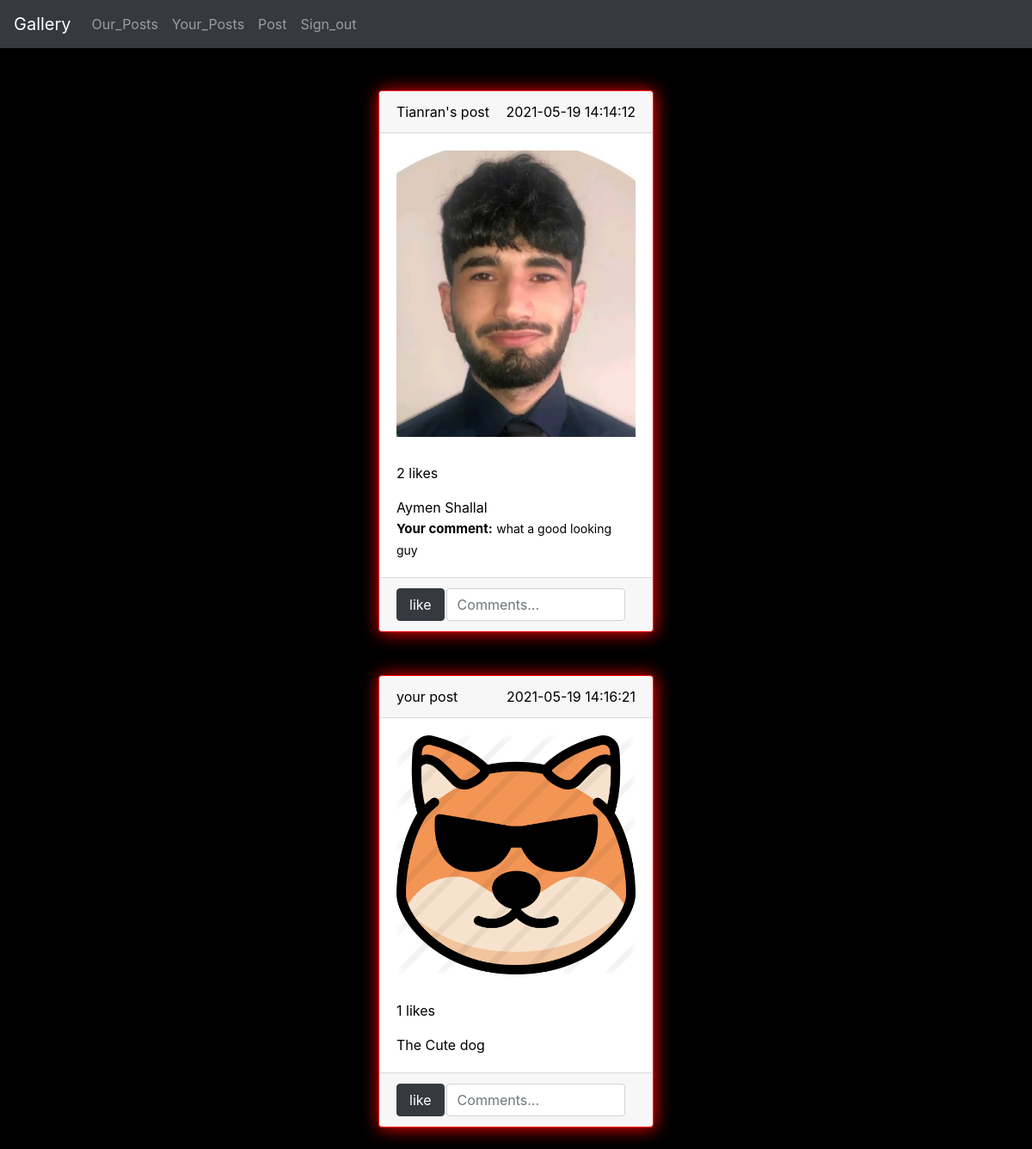
The page /our_post (signed in) on the database as committed earlier.
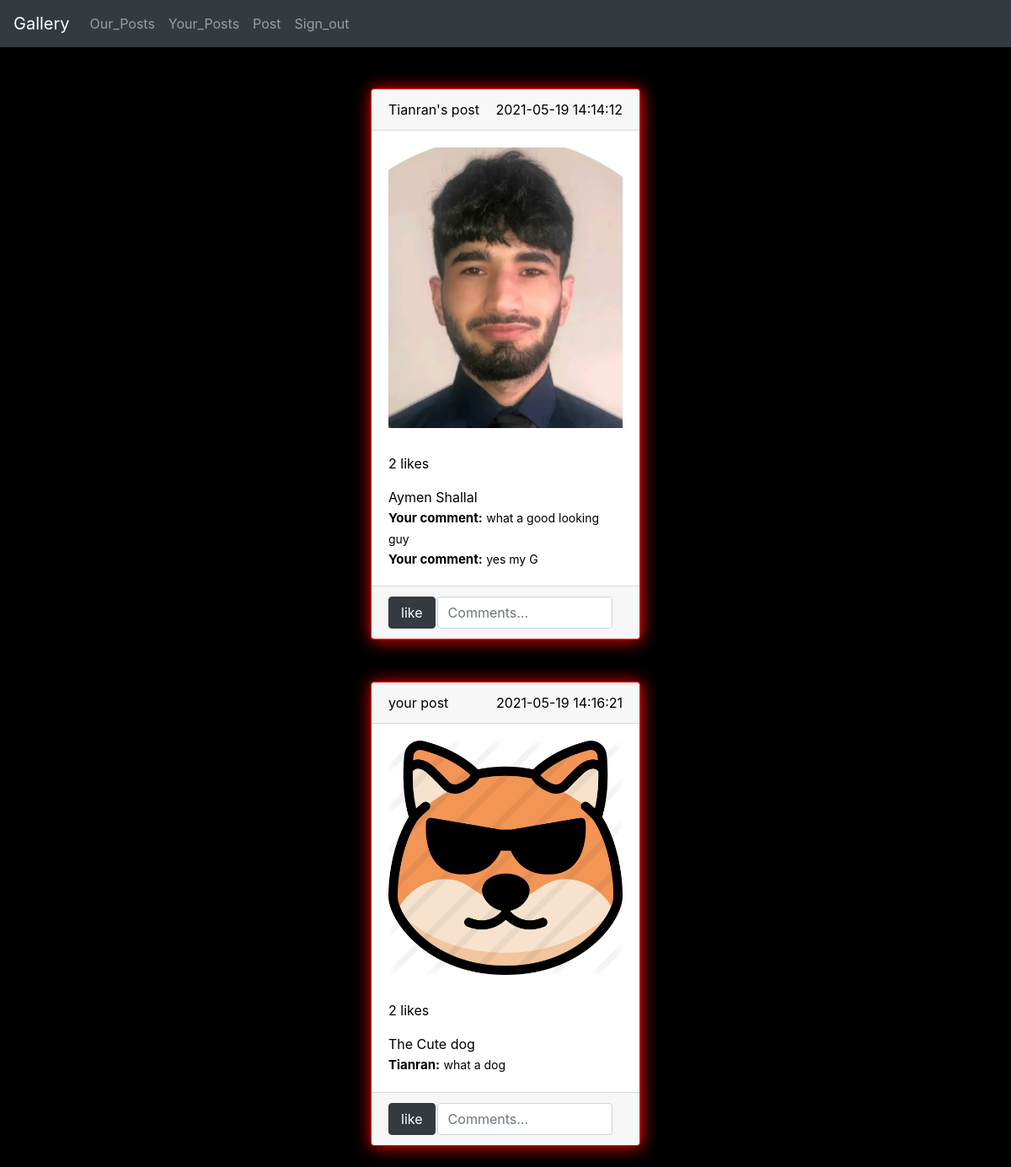
The same page on the database as committed later.
### Gallery/models.py (models this page shows)
class Photo(db.Model):
   id=db.Column(db.Integer,primary_key=True)
   description=db.Column(db.String(10000))
   path=db.Column(db.String(150))
   date=db.Column(db.DateTime(timezone=True),default=func.now())
   user_id=db.Column(db.Integer,db.ForeignKey('user.id'))# a user can have many pictures

class User(db.Model,UserMixin):
   id=db.Column(db.Integer, primary_key=True)
   email=db.Column(db.String(150), unique=True)
   password=db.Column(db.String(150))
   first_name=db.Column(db.String(150))
   photos=db.relationship('Photo',backref='user', lazy=True)
   comments=db.relationship('Comment',backref='user',lazy=True)

class Comment(db.Model):
  id=db.Column(db.Integer, primary_key=True)
  photo_id=db.Column(db.Integer,db.ForeignKey('photo.id'))
  user_id=db.Column(db.Integer,db.ForeignKey('user.id'))
  body=db.Column(db.String(10000))

### Gallery/views.py (the view)
@views.route('/our_post',methods=['GET','POST'])
@login_required
def our_photo():
   if request.method=='POST':
      comment=request.form.get('comment')
      photo_id=request.form.get('photo_id')
      check_comment(comment,photo_id)
   photos=Photo.query.all()
   return render_template("our_photo.html",user=current_user,photos=photos,Like=Like,Comment=Comment)

### Gallery/__init__.py (called while the page is built)
def make_app():
  app.config['SECRET_KEY']='1234'
  app.config['UPLOAD_FOLDER'] = UPLOAD_FOLDER
  app.config['SQLALCHEMY_DATABASE_URI']=f'sqlite:///{DB_NAME}'
  db.init_app(app)
  from .views import views
  from .auth import auth
  from .upload_file import upload_file
  from .models import User,Photo,Like,Comment
  make_database(app)
  app.register_blueprint(views,url_prefix='/')
  app.register_blueprint(auth,url_prefix='/')
  app.register_blueprint(upload_file,url_prefix='/')
  login_manager=LoginManager()
  login_manager.login_view='auth.sign_in'
  login_manager.init_app(app)
  @login_manager.user_loader
  def load_user(id):
    return User.query.get((int(id)))
  return app

### Gallery/templates/our_photo.html (shortened to what this page needs)
{% extends "parent.html" %}
{% block link %}<link rel="stylesheet" href="{{ url_for('static', filename='css/styles.css') }}">{% endblock %}
{% block content %}
{% for photo in photos %}
<div class="col-md-9 col-sm-11 d-flex justify-content-center background" style="margin:auto;"  >
  <div class="cards-spacing">
      <div class="card text-center" style="width: 20rem; ">
          <div class="card-header">
              <span class="post-title">
                  {% if current_user.first_name==photo.user.first_name %}
                   your post
                  {% else %}
                  {{photo.user.first_name}}'s post
                  {% endif %}
                </span>
              <span class="post-date">{{photo.date}}</span>
          </div>
          <div class="card-body">
              <img class="card-img-top" src={{photo.path}} alt="Card image cap">
              <p class="card-text likes">{{Like.query.filter_by(photo_id=photo.id).count()}} likes</p>
              <div class="card-text">{{photo.description}}</div>
              {% set comments =Comment.query.filter_by(photo_id=photo.id)%}
              {% for comment in comments %}
              <div class="card-text">
              {% if comment.user.id==current_user.id%}
                <b style="font-size: 15px;">Your comment:</b>
              {% else %}
                 <b style="font-size: 15px;">{{comment.user.first_name}}:</b>
              {% endif %}
             <span  style="font-size: 14px;"> {{comment.body}}</span></div>
              {% endfor %}
          </div>
          <div class="card-footer text-muted">
            <form method='POST'>
            <button type="button" class="btn btn-dark like" onClick="addlike({{photo.id}})">like</button>
              <input class="form-control comment" type="text" placeholder="Comments..." name="comment" >
          </div>
      </div>
  </div>
</div>
{% endfor %}
{% endblock %}

### Gallery/templates/parent.html (shortened to what this page needs)
<!DOCTYPE html>
<html lang="en">
<head>
  <link
  rel="stylesheet"
  href="https://stackpath.bootstrapcdn.com/bootstrap/4.4.1/css/bootstrap.min.css"
/>
<link
  rel="stylesheet"
  href="https://stackpath.bootstrapcdn.com/font-awesome/4.7.0/css/font-awesome.min.css"
/>
{% block link %}{% endblock %}
</head>
<body style="background-color: black; color: rgba(240, 255, 255, 0.74);">
  <nav class="navbar navbar-expand-lg navbar-dark bg-dark mb-4">
    <a class="navbar-brand" href="#">Gallery</a>
    <div class="collapse navbar-collapse" id="navbarNavAltMarkup">
      <div class="navbar-nav">
        {% if user.is_authenticated %}
        <a class="nav-item nav-link" href="/our_post">Our_Posts</a>
        <a class="nav-item nav-link" href="/your_post">Your_Posts</a>
        <a class="nav-item nav-link" href="/post">Post</a>
        <a class="nav-item nav-link" href="/sign_out">Sign_out</a>
        {% else %}
        <a class="nav-item nav-link" href="/sign_in">Sign_in</a>
        <a class="nav-item nav-link" href="/">Sign_up</a>
        {% endif %}
      </div>
    </div>
  </nav>
    {% block content %}  {% endblock %}
</body>
</html>
</body>
</html>

### Gallery/static/css/styles.css (style rules this page uses)
.cards-spacing { margin: 25px 0px 25px 0px; }
.post-title { float:left; }
.post-date { float:right; }
.card-text { text-align: left; }
.likes { margin-top: 30px; }
.card { box-shadow:1px 1px 20px red ; border: 1px solid red ; color: black; }
.comment { float: left; width:75%; }
.like { float: left; width:20%; margin-right: 2px; }

Rows that differ between the two databases and show on the page:
added Comment: shows "Your comment:", body "yes my G", shown under Photo "Aymen Shallal"
computed for Photo "The Cute dog": query.filter_by "1" → "2"
added Comment: user.first_name "Tianran", body "what a dog", shown under Photo "The Cute dog"
